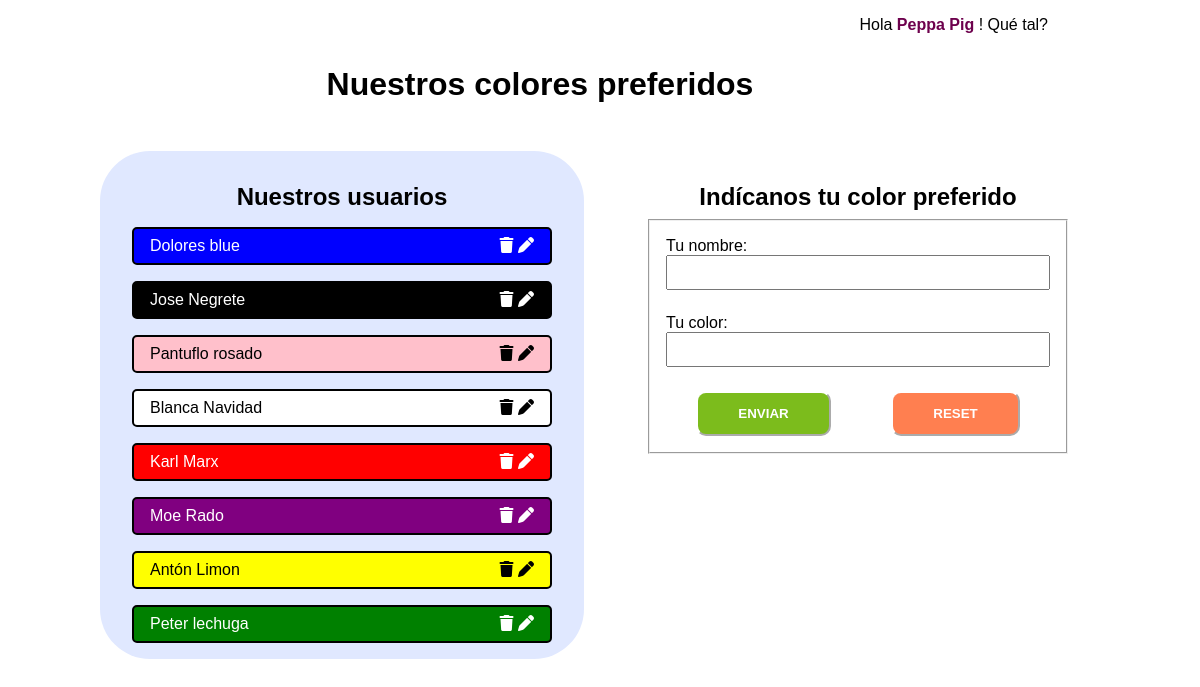
The app's page /10_Sesion/colores/index.php (signed in) with its own data.
### tables this page shows
CREATE TABLE `colores` (
  `idColor` int NOT NULL AUTO_INCREMENT,
  `color` varchar(15) NOT NULL,
  `usuario` varchar(15) NOT NULL,
  `idUsuario` int NOT NULL DEFAULT '1',
  PRIMARY KEY (`idColor`)
);

### 10_Sesion/colores/index.php (the view, shortened to what this page needs)
<?php
require_once '../pdo_bind_connection.php';
$select = "SELECT * FROM colores WHERE idUsuario = :idUsuario ;";
$preparacion = $pdo -> prepare($select);
$preparacion -> bindParam(':idUsuario', $_SESSION['idUsuario'], PDO::PARAM_INT);
$preparacion -> execute();
$arrayFilas = $preparacion -> fetchAll();
?>
<!DOCTYPE html>
<html lang="es">
<head>
    <link rel="stylesheet" href="https://cdnjs.cloudflare.com/ajax/libs/font-awesome/6.7.2/css/all.min.css" />
    <link rel="stylesheet" href="css/style.css">
</head>
<body>
    <header>
            <div class="nombreUser">
            <p>
                Hola <span><?= $_SESSION['usuario'] ?></span> ! Qué tal?
            </p>
        </div>
        <div><h1>Nuestros colores preferidos</h1></div>
    </header>
    <main>
        <section>
            <h2>Nuestros usuarios</h2>
            <?php foreach ($arrayFilas as $fila) :?>
                <?php
                $color = 'white';
                $arrayLetrasOscuras = ["white", "yellow", "pink"];
                if (in_array($fila['color'], $arrayLetrasOscuras)){
                    $color = 'black';
                }
                ?>
                    <div class="items" style="background-color:<?= $fila['color']?>; color: <?= $color?>;">
                        <p>
                            <?= htmlspecialchars($fila['usuario'], ENT_QUOTES, 'UTF-8')?>
                        </p>
                        <span>
                            <a href="delete.php?id=<?=$fila['idColor']?>">
                            <i class="fa-solid fa-trash" ></i>
                            </a>
                            <a href="index.php?id=<?=$fila['idColor']?>&usuario=<?= str_replace(" ", "%20", $fila['usuario'])?>&color=<?=$fila['color']?>">
                            <i class="fa-solid fa-pen" ></i>
                            </a>
                        </span>
                    </div>
            <?php endforeach ?>
        </section>
        <section class="formu">
                <?php if ($_GET) : ?>
            <h2>Modifica tus datos</h2>
            <form action="update.php" method="post" id="form_update">
                <fieldset>
                    <input type="text" name="id" id="id" value="<?=$_GET['id']?>" hidden>
                    <div>
                        <label for="usuario">Tu nombre:</label>
                        <input type="text" name="usuario" id="usuario" value="<?=$_GET['usuario']?>">
                    </div>
                    <div>
                        <label for="color">Tu color:</label>
                        <input type="text" name="color" id="color" value="<?=$colorTraducido?>">
                        <!-- <select name="color" id="color">
                        <option value="yellow" style="background-color: yellow;">Amarillo</option>
                        <option value="lightskyblue" style="background-color: lightskyblue;">Azul Claro</option>
                        <option value="blue" style="background-color: blue; color: white;">Azul Oscuro</option>
                        <option value="white">Blanco</option>
                        <option value="gray" style="background-color: gray;">Gris</option>
                        <option value="black" style="background-color: black; color: white;">Negro</option>
                        <option value="red" style="background-color: red; color: white;">Rojo</option>
                        <option value="pink" style="background-color: pink; ">Rosa</option>
                        <option value="greenyellow" style="background-color: greenyellow;">Verde Claro</option>
                        <option value="green" style="background-color: green; color: white;">Verde Oscuro</option>
                        <option value="purple" style="background-color: purple; color: white;">Violeta</option>
                        </select> -->
                    </div>
                    <div class="botoncitos">
                        <button type="submit" class="enviar">ENVIAR</button>
                        <button type="reset" class="reset">RESET</button>
                    </div>
                </fieldset>
            </form>
            <?php else : ?>
                <h2>Indícanos tu color preferido</h2>
                <form name="formInsert">
                <fieldset>
                    <div>
                        <label for="usuario">Tu nombre:</label>
                        <input type="text" name="usuario" id="usuario">
                    </div>
                    <div>
                        <label for="color">Tu color:</label>
                        <input type="text" name="color" id="color">
                    </div>
                    <div class="botoncitos">
                        <button type="submit" class="enviar">ENVIAR</button>
                        <button type="reset" class="reset">RESET</button>
                    </div>
                </fieldset>
            </form>
                <?php  endif; ?>
        </section>
    </main>
</body>
</html>

### 10_Sesion/colores/css/style.css (style rules this page uses)
* { margin: 0; padding: 0; box-sizing: border-box; font-family: Arial, Helvetica, sans-serif; }
h1 { text-align: center; padding: 2rem 0; }
header { display: flex; flex-direction: column; justify-content: space-between; align-items: center; max-width: 90%; padding: 1rem 2rem; }
section { background-color: rgb(224, 232, 255); border-radius: 50px; padding: 0 2rem; }
h2 { text-align: center; padding: 2rem 0 .5rem 0; }
.formu { background-color: white; }
.botoncitos { display: flex; justify-content: space-around; }
button { padding: .8rem 2.5rem; color: white; font-weight: 700; border-radius: 10px; border-color: white; }
.enviar { background-color: rgb(124, 188, 28); }
.reset { background-color: coral; }

### records on screen
colores: usuario "Dolores blue"
colores: usuario "Jose Negrete"
colores: usuario "Pantuflo rosado"
colores: usuario "Blanca Navidad"
colores: usuario "Karl Marx"
colores: usuario "Moe Rado"
colores: usuario "Antón Limon"
colores: usuario "Peter lechuga"

### other values on screen
$_SESSION['usuario'] "Peppa Pig"
